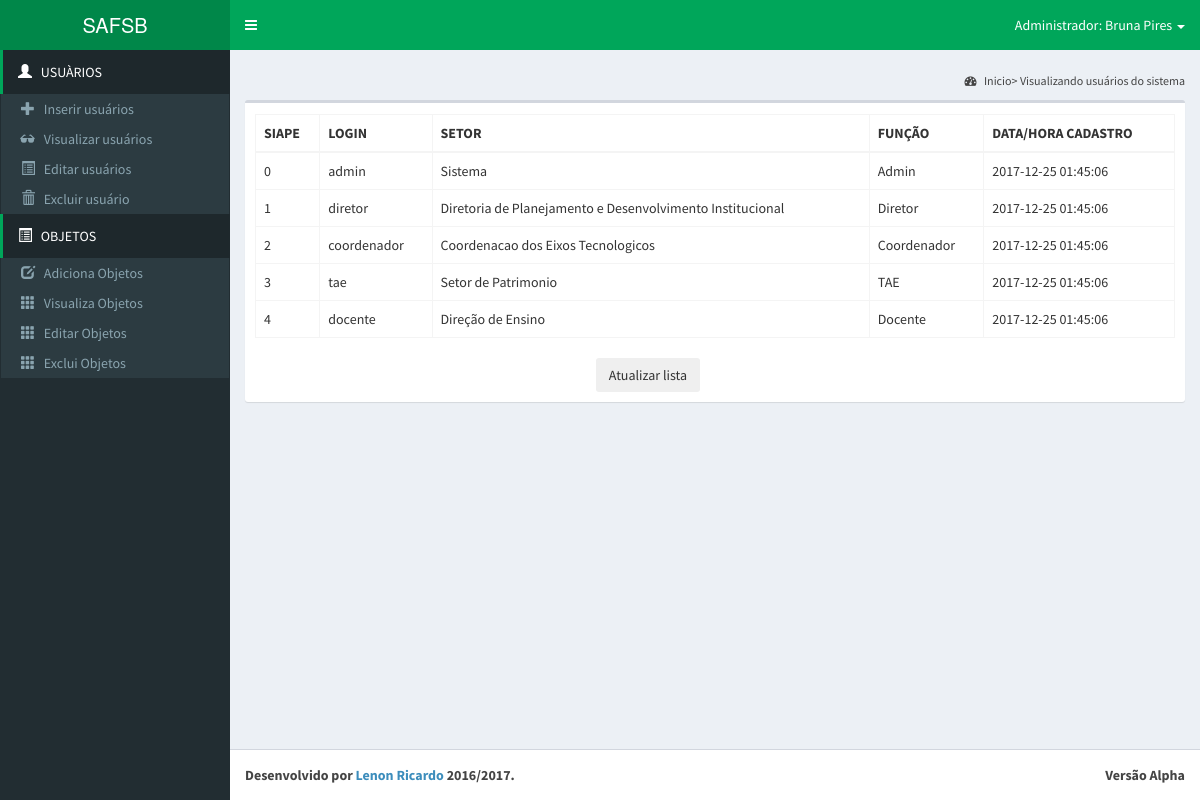
/php/p_visualiza_usuarios.php (signed in), run on the app's committed database.
### tables this page shows
CREATE TABLE IF NOT EXISTS funcionario(        
    id_funcionario int(10) NOT NULL PRIMARY KEY AUTO_INCREMENT,
        siape_funcionario int(10) NOT NULL,
        nome_funcionario VARCHAR(255) NOT NULL,		
        n_portaria_funcionario VARCHAR(255) NOT NULL,
        email_funcionario VARCHAR(255) NOT NULL);

CREATE TABLE IF NOT EXISTS usuario(        
    id_usuario int(10) NOT NULL PRIMARY KEY AUTO_INCREMENT,                               
        estado_usuario binary NOT NULL, 
        login_usuario VARCHAR(255) NOT NULL,
        senha_usuario VARCHAR(255) NOT NULL,
        verificado_usuario BINARY NOT NULL,
        data_cadastro TIMESTAMP DEFAULT CURRENT_TIMESTAMP,       
        
        id_funcionario int(10) NOT NULL,  
        id_funcao int(10) NOT NULL,  
        id_setor int(10) NOT NULL);

CREATE TABLE IF NOT EXISTS setor(
    id_setor int(10) NOT NULL PRIMARY KEY AUTO_INCREMENT,
	nome_setor VARCHAR(255) NOT NULL);

CREATE TABLE IF NOT EXISTS funcao(    
    id_funcao int(10) NOT NULL PRIMARY KEY AUTO_INCREMENT,        
        descricao_funcao VARCHAR(255) NOT NULL);

### php/visualiza_usuarios.php (the view)
<?php
include 'conexao.php';
$sql = "SELECT login_usuario, estado_usuario, nome_setor, descricao_funcao, siape_funcionario, data_cadastro
        FROM usuario, setor, funcao, funcionario
        WHERE usuario.id_setor = setor.id_setor
        AND usuario.id_funcao = funcao.id_funcao
        AND funcionario.id_funcionario = usuario.id_funcionario";
$result = mysqli_query($con, $sql);
while ($linha = mysqli_fetch_assoc($result))
{
    $visualizar = "<tr>
                        <td>" . $linha['siape_funcionario'] . "</td>" . "
                        <td>" . $linha['login_usuario'] . "</td>" . "
                        <td>" . $linha['nome_setor'] . "</td>" . "
                        <td>" . $linha['descricao_funcao'] . "</td>" . "
                        <td>" . $linha['data_cadastro'] . "</td>" . "
                    </tr>";
    echo $visualizar;
}
?>

### php/p_visualiza_usuarios.php (shortened to what this page needs)
<!DOCTYPE html>
<html>
    <head>
        <link rel="stylesheet" href="../bootstrap/css/bootstrap.min.css">
        <link rel="stylesheet" href="https://maxcdn.bootstrapcdn.com/font-awesome/4.4.0/css/font-awesome.min.css">
        <link rel="stylesheet" href="https://code.ionicframework.com/ionicons/2.0.1/css/ionicons.min.css">
        <link rel="stylesheet" href="../dist/css/AdminLTE.min.css">
        <link rel="stylesheet" href="../dist/css/skins/_all-skins.min.css">
    </head>
    <body class="hold-transition skin-green fixed sidebar-mini">
        <div class="wrapper">
            <header class="main-header" >
                <?php
                include 'header_admin.php';
                ?>
            </header>
            <aside class="main-sidebar">
                <?php
                include 'menulat_admin.php';
                ?>
            </aside>
            <div class="content-wrapper">
                <section class="content-header">
                    <br>
                    <ol class="breadcrumb">
                        <li><a href=""><i class="fa fa-dashboard"></i> Inicio> Visualizando usuários do sistema </a></li>
                    </ol>
                </section>
                <section class="content">
                    <div class="row">
                        <div class="col-xs-12">
                            <div class="box">
                                <div class="box-body">
                                    <div id="example2_wrapper" class="dataTables_wrapper form-inline dt-bootstrap">
                                        <div class="row">
                                            <div class="col-sm-6"></div>
                                            <div class="col-sm-3"></div>
                                        </div>
                                        <div class="row">
                                            <div class="col-sm-12">
                                                <table id="example2" class="table table-bordered table-hover dataTable" role="grid" aria-describedby="example2_info">
                                                    <thead>
                                                    <th class="sorting" tabindex="0" aria-controls="example2" rowspan="1" colspan="1" aria-label="">
                                                        SIAPE
                                                    </th>
                                                    <th class="sorting" tabindex="0" aria-controls="example2" rowspan="1" colspan="1" aria-label="">
                                                        LOGIN
                                                    </th>
                                                    <th class="sorting" tabindex="0" aria-controls="example2" rowspan="1" colspan="1" aria-label="">
                                                        SETOR
                                                    </th>
                                                    <th class="sorting" tabindex="0" aria-controls="example2" rowspan="1" colspan="1" aria-label="">
                                                        FUNÇÃO
                                                    </th>
                                                    <th class="sorting" tabindex="0" aria-controls="example2" rowspan="1" colspan="1" aria-label="">
                                                        DATA/HORA CADASTRO
                                                    </th>
                                                    </thead>
                                                    <tbody>
                                                    <?php
                                                        include 'visualiza_usuarios.php';
                                                    ?>
                                                    </tbody>
                                                </table>
                                                <td>
                                                    <div class="col-sm-6">
                                                    <form action="p_visualiza_usuarios.php">
                                                        <button type="submit" class="btn btn-sucess pull-right"> Atualizar lista </button>
                                                    </form>
                                                    </div>
                                                </td>
                                            </div>
                                        </div>
                                        </section>
                                    </div>
                                </div>
                                <footer class="main-footer">
                                    <?php
                                    include 'footer.php';
                                    ?>
                                </footer>
            </body>
</html>

### php/header_admin.php (shortened to what this page needs)
<?php
    include 'conexao.php';
    $sessao = $_SESSION["usuario"];
    $sql="SELECT nome_funcionario
            FROM usuario, funcionario
            WHERE usuario.id_funcionario = funcionario.id_funcionario
            AND login_usuario = '$sessao'";
    $result = mysqli_query($con, $sql);
    if($result)
    {
        while($res = mysqli_fetch_assoc($result))
        {
            $nome_funcionario = $res['nome_funcionario'];
        }
    }
    else
    {
        echo "erro!";
    }
?>
<a href="system_admin.php" class="logo">
    <span class="logo-lg">SAFSB</span>
</a>
<nav class="navbar navbar-static-top" role="navigation">
    <a href="#" class="sidebar-toggle" data-toggle="offcanvas" role="button">
    </a>
    <div class="navbar-custom-menu">
        <ul class="nav navbar-nav">
            <li class="dropdown">
                <a aria-expanded="false" href="#" class="dropdown-toggle" data-toggle="dropdown">
                    Administrador: <?php echo $nome_funcionario ?>
                    <span class="caret"></span></a>
            </li>
        </ul>
    </div>
</nav>

### php/menulat_admin.php
<section class="sidebar">
    <ul class="sidebar-menu">
        <li class="treeview active menu-open">
          <a href="#">
            <i class="glyphicon glyphicon-user"></i>
            <span> USUÀRIOS </span>
          </a>
          <ul class="treeview-menu">
            <li><a href="p_insere_usuarios.php"><i class="glyphicon glyphicon-plus"></i> <span>Inserir usuários</span></a></li>
            <li><a href="p_visualiza_usuarios.php"><i class="glyphicon glyphicon-sunglasses"></i> <span>Visualizar usuários</span></a></li>
            <li><a href="p_edita_usuarios.php"><i class="glyphicon glyphicon-list-alt"></i> <span>Editar usuários</span></a></li>
            <li><a href="p_exclui_usuarios.php"><i class="glyphicon glyphicon-trash"></i> <span>Excluir usuário</span></a></li>
          </ul>
        </li>
        <li class="treeview active menu-open-file">
          <a href="#">
            <i class="glyphicon glyphicon-list-alt"></i>
            <span> OBJETOS </span>
          </a>
          <ul class="treeview-menu">
            <li><a href="adiciona_objeto.php"><i class="glyphicon glyphicon-edit"></i> <span> Adiciona Objetos</span></a></li>
            <li><a href="p_visualiza_objetos.php"><i class="glyphicon glyphicon-th"></i> <span> Visualiza Objetos</span></a></li>
            <li><a href="p_edita_objetos.php"><i class="glyphicon glyphicon-th"></i> <span> Editar Objetos</span></a></li>
            <li><a href="p_exclui_objetos.php"><i class="glyphicon glyphicon-th"></i> <span> Exclui Objetos</span></a></li>
          </ul>
        </li>
    </ul>
</section>

### php/footer.php
<div class="pull-right hidden-xs">
    <b>Versão Alpha</b>
</div>
<strong>
	Desenvolvido por <a href="http://github.com/lenonr" target="_blank">
	Lenon Ricardo</a> 2016/2017.
</strong>

### data on the page
funcionario: nome_funcionario "Bruna Pires"
usuario: id_funcionario.siape_funcionario "0", login_usuario "admin", id_setor.nome_setor "Sistema", id_funcao.descricao_funcao "Admin", data_cadastro "2017-12-25 01:45:06"
usuario: id_funcionario.siape_funcionario "1", login_usuario "diretor", id_setor.nome_setor "Diretoria de Planejamento e Desenvolvimento Institucional", id_funcao.descricao_funcao "Diretor", data_cadastro "2017-12-25 01:45:06"
usuario: id_funcionario.siape_funcionario "2", login_usuario "coordenador", id_setor.nome_setor "Coordenacao dos Eixos Tecnologicos", id_funcao.descricao_funcao "Coordenador", data_cadastro "2017-12-25 01:45:06"
usuario: id_funcionario.siape_funcionario "3", login_usuario "tae", id_setor.nome_setor "Setor de Patrimonio", id_funcao.descricao_funcao "TAE", data_cadastro "2017-12-25 01:45:06"
usuario: id_funcionario.siape_funcionario "4", login_usuario "docente", id_setor.nome_setor "Direção de Ensino", id_funcao.descricao_funcao "Docente", data_cadastro "2017-12-25 01:45:06"
